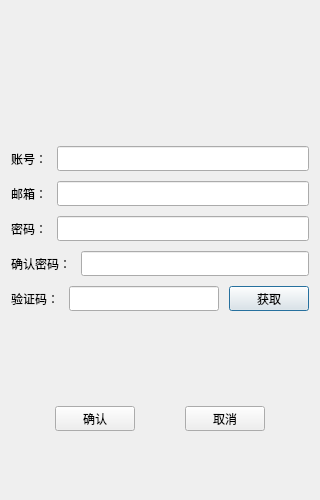
<?xml version="1.0" encoding="UTF-8"?>
<ui version="4.0">
 <class>registerDialog</class>
 <widget class="QDialog" name="registerDialog">
  <property name="geometry">
   <rect>
    <x>0</x>
    <y>0</y>
    <width>320</width>
    <height>500</height>
   </rect>
  </property>
  <property name="minimumSize">
   <size>
    <width>320</width>
    <height>500</height>
   </size>
  </property>
  <property name="maximumSize">
   <size>
    <width>320</width>
    <height>500</height>
   </size>
  </property>
  <property name="windowTitle">
   <string>Dialog</string>
  </property>
  <layout class="QVBoxLayout" name="verticalLayout_2">
   <item>
    <spacer name="verticalSpacer_4">
     <property name="orientation">
      <enum>Qt::Vertical</enum>
     </property>
     <property name="sizeHint" stdset="0">
      <size>
       <width>20</width>
       <height>135</height>
      </size>
     </property>
    </spacer>
   </item>
   <item>
    <layout class="QVBoxLayout" name="verticalLayout">
     <property name="spacing">
      <number>10</number>
     </property>
     <item>
      <layout class="QHBoxLayout" name="horizontalLayout">
       <item>
        <widget class="QLabel" name="label">
         <property name="minimumSize">
          <size>
           <width>0</width>
           <height>25</height>
          </size>
         </property>
         <property name="maximumSize">
          <size>
           <width>16777215</width>
           <height>25</height>
          </size>
         </property>
         <property name="text">
          <string>账号：</string>
         </property>
        </widget>
       </item>
       <item>
        <widget class="QLineEdit" name="account">
         <property name="minimumSize">
          <size>
           <width>0</width>
           <height>25</height>
          </size>
         </property>
         <property name="maximumSize">
          <size>
           <width>16777215</width>
           <height>25</height>
          </size>
         </property>
        </widget>
       </item>
      </layout>
     </item>
     <item>
      <layout class="QHBoxLayout" name="horizontalLayout_2">
       <item>
        <widget class="QLabel" name="label_2">
         <property name="minimumSize">
          <size>
           <width>0</width>
           <height>25</height>
          </size>
         </property>
         <property name="maximumSize">
          <size>
           <width>16777215</width>
           <height>25</height>
          </size>
         </property>
         <property name="text">
          <string>邮箱：</string>
         </property>
        </widget>
       </item>
       <item>
        <widget class="QLineEdit" name="mailbox">
         <property name="minimumSize">
          <size>
           <width>0</width>
           <height>25</height>
          </size>
         </property>
         <property name="maximumSize">
          <size>
           <width>16777215</width>
           <height>25</height>
          </size>
         </property>
         <property name="text">
          <string/>
         </property>
        </widget>
       </item>
      </layout>
     </item>
     <item>
      <layout class="QHBoxLayout" name="horizontalLayout_3">
       <item>
        <widget class="QLabel" name="label_3">
         <property name="minimumSize">
          <size>
           <width>0</width>
           <height>25</height>
          </size>
         </property>
         <property name="maximumSize">
          <size>
           <width>16777215</width>
           <height>25</height>
          </size>
         </property>
         <property name="text">
          <string>密码：</string>
         </property>
        </widget>
       </item>
       <item>
        <widget class="PasswordLineEdit" name="password">
         <property name="minimumSize">
          <size>
           <width>0</width>
           <height>25</height>
          </size>
         </property>
         <property name="maximumSize">
          <size>
           <width>16777215</width>
           <height>25</height>
          </size>
         </property>
        </widget>
       </item>
      </layout>
     </item>
     <item>
      <layout class="QHBoxLayout" name="horizontalLayout_4">
       <item>
        <widget class="QLabel" name="label_4">
         <property name="minimumSize">
          <size>
           <width>0</width>
           <height>25</height>
          </size>
         </property>
         <property name="maximumSize">
          <size>
           <width>16777215</width>
           <height>25</height>
          </size>
         </property>
         <property name="text">
          <string>确认密码：</string>
         </property>
        </widget>
       </item>
       <item>
        <widget class="PasswordLineEdit" name="sure_word">
         <property name="minimumSize">
          <size>
           <width>0</width>
           <height>25</height>
          </size>
         </property>
         <property name="maximumSize">
          <size>
           <width>16777215</width>
           <height>25</height>
          </size>
         </property>
        </widget>
       </item>
      </layout>
     </item>
     <item>
      <layout class="QHBoxLayout" name="horizontalLayout_5">
       <item>
        <widget class="QLabel" name="label_5">
         <property name="minimumSize">
          <size>
           <width>0</width>
           <height>25</height>
          </size>
         </property>
         <property name="maximumSize">
          <size>
           <width>16777215</width>
           <height>25</height>
          </size>
         </property>
         <property name="text">
          <string>验证码：</string>
         </property>
        </widget>
       </item>
       <item>
        <widget class="QLineEdit" name="captcha">
         <property name="minimumSize">
          <size>
           <width>0</width>
           <height>25</height>
          </size>
         </property>
         <property name="maximumSize">
          <size>
           <width>16777215</width>
           <height>25</height>
          </size>
         </property>
        </widget>
       </item>
       <item>
        <widget class="TimerBtn" name="get_captcha">
         <property name="minimumSize">
          <size>
           <width>0</width>
           <height>25</height>
          </size>
         </property>
         <property name="maximumSize">
          <size>
           <width>16777215</width>
           <height>25</height>
          </size>
         </property>
         <property name="text">
          <string>获取</string>
         </property>
        </widget>
       </item>
      </layout>
     </item>
    </layout>
   </item>
   <item>
    <widget class="QLabel" name="tip">
     <property name="minimumSize">
      <size>
       <width>0</width>
       <height>25</height>
      </size>
     </property>
     <property name="maximumSize">
      <size>
       <width>16777215</width>
       <height>25</height>
      </size>
     </property>
     <property name="text">
      <string/>
     </property>
    </widget>
   </item>
   <item>
    <spacer name="verticalSpacer_2">
     <property name="orientation">
      <enum>Qt::Vertical</enum>
     </property>
     <property name="sizeHint" stdset="0">
      <size>
       <width>20</width>
       <height>33</height>
      </size>
     </property>
    </spacer>
   </item>
   <item>
    <layout class="QHBoxLayout" name="horizontalLayout_6">
     <item>
      <spacer name="horizontalSpacer">
       <property name="orientation">
        <enum>Qt::Horizontal</enum>
       </property>
       <property name="sizeHint" stdset="0">
        <size>
         <width>40</width>
         <height>20</height>
        </size>
       </property>
      </spacer>
     </item>
     <item>
      <widget class="QPushButton" name="ok">
       <property name="minimumSize">
        <size>
         <width>0</width>
         <height>25</height>
        </size>
       </property>
       <property name="maximumSize">
        <size>
         <width>16777215</width>
         <height>25</height>
        </size>
       </property>
       <property name="text">
        <string>确认</string>
       </property>
      </widget>
     </item>
     <item>
      <spacer name="horizontalSpacer_3">
       <property name="orientation">
        <enum>Qt::Horizontal</enum>
       </property>
       <property name="sizeHint" stdset="0">
        <size>
         <width>40</width>
         <height>20</height>
        </size>
       </property>
      </spacer>
     </item>
     <item>
      <widget class="QPushButton" name="no">
       <property name="minimumSize">
        <size>
         <width>0</width>
         <height>25</height>
        </size>
       </property>
       <property name="maximumSize">
        <size>
         <width>16777215</width>
         <height>25</height>
        </size>
       </property>
       <property name="text">
        <string>取消</string>
       </property>
      </widget>
     </item>
     <item>
      <spacer name="horizontalSpacer_2">
       <property name="orientation">
        <enum>Qt::Horizontal</enum>
       </property>
       <property name="sizeHint" stdset="0">
        <size>
         <width>40</width>
         <height>20</height>
        </size>
       </property>
      </spacer>
     </item>
    </layout>
   </item>
   <item>
    <spacer name="verticalSpacer">
     <property name="orientation">
      <enum>Qt::Vertical</enum>
     </property>
     <property name="sizeHint" stdset="0">
      <size>
       <width>20</width>
       <height>55</height>
      </size>
     </property>
    </spacer>
   </item>
  </layout>
 </widget>
 <customwidgets>
  <customwidget>
   <class>TimerBtn</class>
   <extends>QPushButton</extends>
   <header>timerbtn.h</header>
  </customwidget>
  <customwidget>
   <class>PasswordLineEdit</class>
   <extends>QLineEdit</extends>
   <header location="global">passwordlineedit.h</header>
  </customwidget>
 </customwidgets>
 <resources/>
 <connections/>
</ui>
